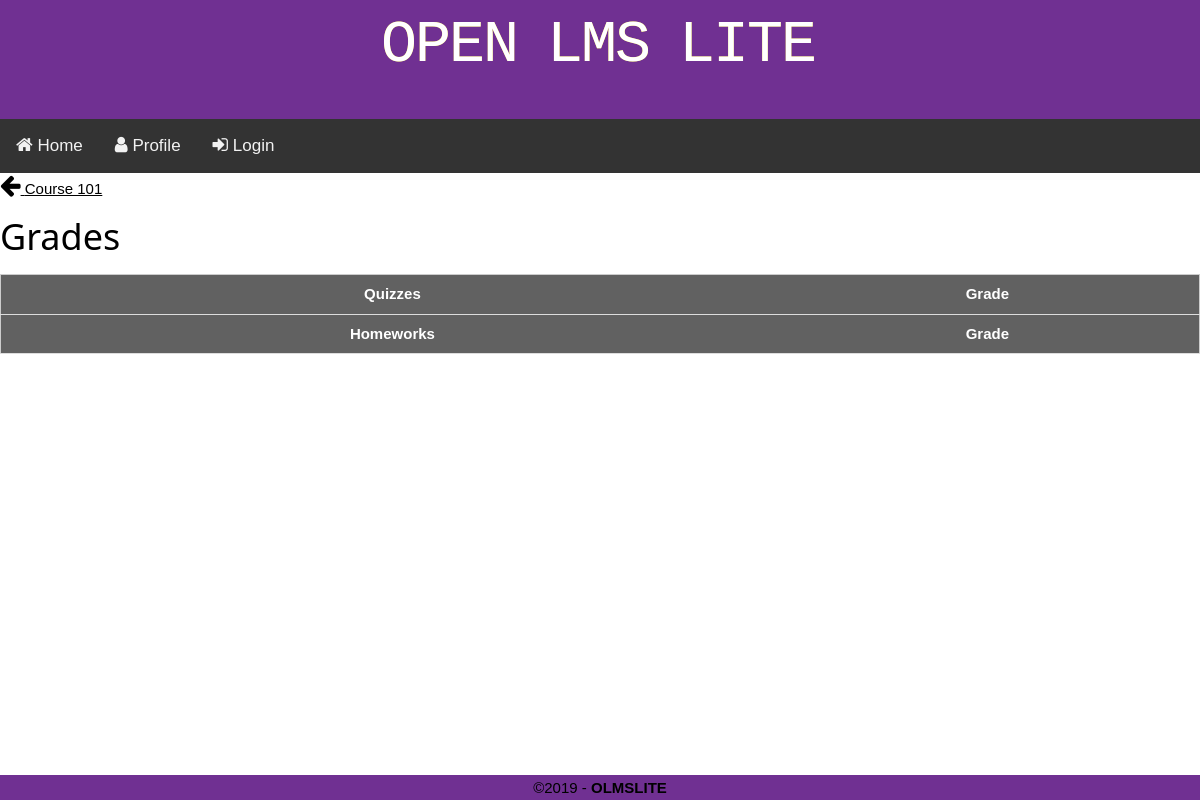
Page /courses/1/grades/ on the earlier database version.
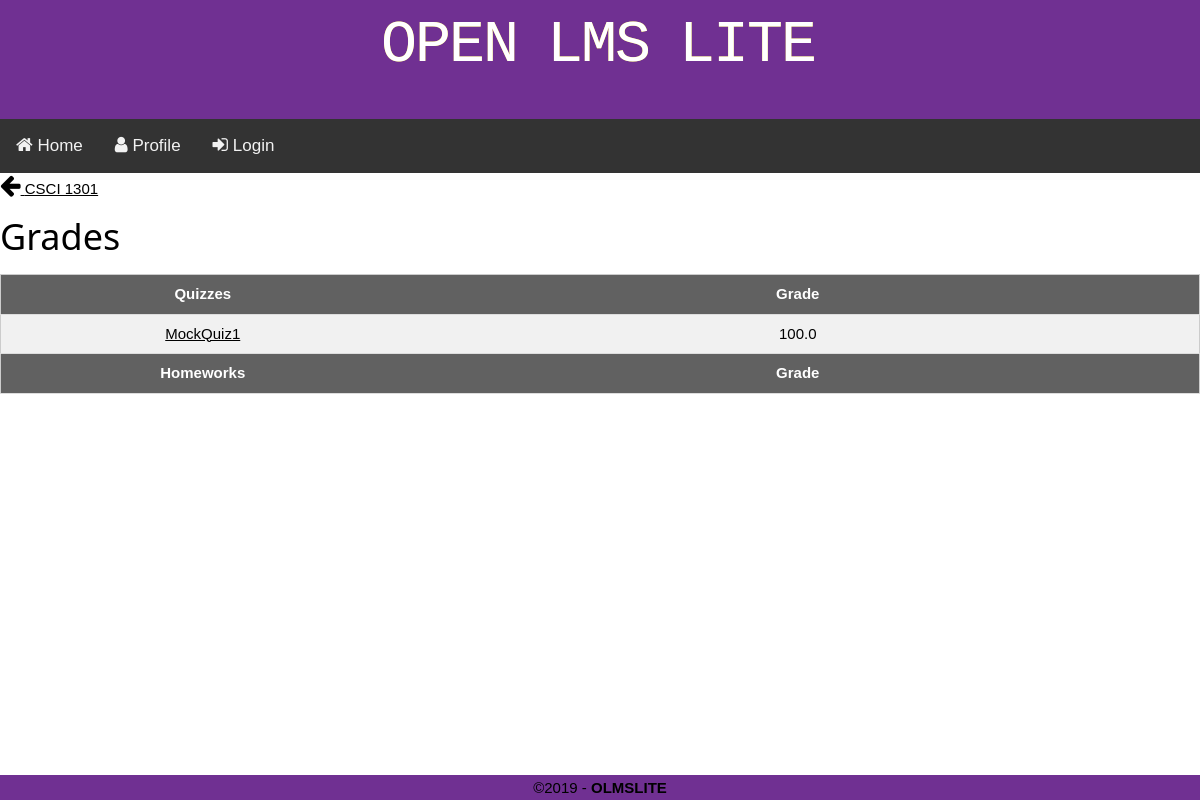
Same page on the later database version.
### courses/models.py (models this page shows, shortened)
class Course(models.Model):
	prof			= models.ForeignKey('accounts.Professor', on_delete=models.CASCADE, blank=True, default=None)
	students		= models.ManyToManyField('accounts.Student')
	course_name 	= models.CharField(max_length=255, unique=True)
	description		= models.TextField(blank=True)
	quizes			= models.ManyToManyField(Quiz)
	surveys 		= models.ManyToManyField(Survey)
	homeworks		= models.ManyToManyField(Homework)

class Grade(models.Model):
	assignment = models.ForeignKey(Assignment, on_delete=models.CASCADE, blank=True, default=None)
	grade_value = models.FloatField(blank=True, default=None)
	stdnt = models.ForeignKey('accounts.Student', on_delete=models.CASCADE, blank=True, default=None)
	file = models.FileField(blank=True, default=None)

class Assignment(models.Model):
	assignment_name	= models.CharField(max_length=255, blank=True)
	open_date		= models.DateTimeField(blank=True)
	due_date		= models.DateTimeField(blank=True)
	prof			= models.ForeignKey('accounts.Professor', on_delete=models.CASCADE)
	course_id		= models.ForeignKey('courses.Course', on_delete=models.CASCADE)
	TYPE_CHOICES = (
		(2, 'homework'),
		(1, 'survey'),
		(0, 'quiz'),
	)
	type 			= models.SmallIntegerField(choices=TYPE_CHOICES, blank=True)

### courses/views.py (the view)
# urls.py: path('courses/<int:cid>/grades/', courseView.grade_view, name='assignment_list'),
def grade_view(request,cid):
	context_dict = {}
	quiz_grades = []
	course = Course.objects.get(id=cid)
	quizzes = course.quizes.all()
	homeworks = course.homeworks.all()
	surveys = course.surveys.all()
	for quiz in quizzes:
		try:
			quiz_grades.append(Grade.objects.get(assignment=quiz))
			pass
		except:
			pass
	context_dict['course'] = course
	context_dict['quizzes'] = quizzes
	context_dict['homeworks'] = homeworks
	context_dict['surveys'] = surveys
	context_dict['quiz_grades'] = quiz_grades
	return render(request, 'assignment_list.html', context_dict)

### templates/assignment_list.html
{% extends 'base.html' %}
{% load static %}
{% block content %}
    <a href="{% url 'course_page' id=course.id %}"><i class="fa fa-arrow-left" style="font-size:24px"></i> {{ course.course_name }}</a>
    <h1>Grades</h1>
    <table class="w3-table-all w3-centered">
        <tbody>
        <tr class="quiztablerow w3-dark-gray">
            <th class="tablerowheader">Quizzes</th>
            <th class="tablerowheader">Grade</th>
        </tr>
         {% for Grade in quiz_grades %}
            <tr>
                <td class="cQuizList"><a
                        href="{% url 'submission_view' cid=Grade.assignment.course_id.id id=Grade.assignment.id %} ">{{ Grade.assignment.assignment_name }}</a>
                </td>
                <td>{{ Grade.grade_value }}</td>
            </tr>
        {% endfor %}
        <tr class="quiztablerow w3-dark-gray">
            <th class="tablerowheader">Homeworks</th>
            <th class="tablerowheader">Grade</th>
        </tr>
        </tbody>
    </table>
{% endblock content %}

Differences in the rows shown:
changed Course: course_name "Course 101" → "CSCI 1301"
added Grade: assignment.assignment_name "MockQuiz1", grade_value "100.0"
